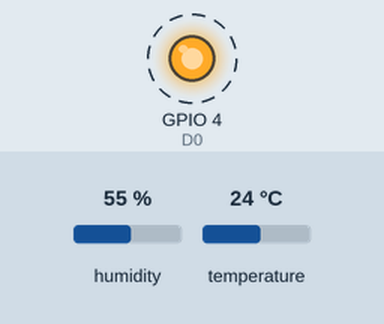
This sketch was run on a simulated ESP32. Parts: output pins drawn as LEDs (lit = HIGH). Dashed ring = blinking. The inputs (shaded band) are chosen by the test bench; at power-on: humidity 55 %, temperature 24 °C. WiFi joins after 1.5 s; servers stay silent unless stated; what the sketch prints to the serial monitor is not drawn.

Above: at 2.0 s.
Timing chart, 0 to 6.1 s (numbered marks = the images above):
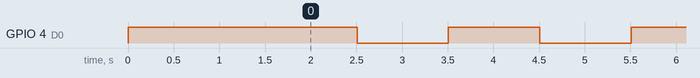

The sketch:

unidad3reto6.ino
```cpp
#include <Adafruit_Sensor.h>
#include <Adafruit_BME280.h>

#include <SPI.h>
#include <WiFi.h>
#include <WiFiUdp.h>

const char* ssid = "MAURICIO";
const char* password = "43667111";
const char* host = "192.168.0.5";
WiFiUDP udpDevice;
uint16_t localUdpPort = 70170;
uint16_t UDPPort = 5051;
#define BME_CS 5
#define ALIVE 1000
#define D0 4

Adafruit_BME280 bme(BME_CS);


void setup() {
  Serial.begin(115200);

  bool status;
  status = bme.begin();
  if (!status) {
    Serial.println("Could not find a valid BME280 sensor, check wiring!");
    while (1);
  }

  pinMode(D0, OUTPUT);     // Initialize the LED_BUILTIN pin as an output
  digitalWrite(D0, HIGH);
  WiFi.mode(WIFI_STA);
  WiFi.begin(ssid, password);

  while (WiFi.status() != WL_CONNECTED) {
    delay(500);
    Serial.print(".");
  }
  Serial.println("");
  Serial.println("WiFi connected");
  // Print the IP address
  Serial.println(WiFi.localIP());
  udpDevice.begin(localUdpPort);
}

void loop() {
  task();
  aliveTask();
}

void task() {
  static uint32_t previousMillis = 0;
  static uint32_t currentMillis;
  byte bufferTx[8] = {0}; // humedad y temperatura
  float t = 0;
  float h = 0;


  t = bme.readTemperature();
  h = bme.readHumidity();

  memcpy(bufferTx, (uint8_t *)&t, 4);
  memcpy(bufferTx + 4, (uint8_t *)&h, 4);

  currentMillis  = millis();

  if ((currentMillis - previousMillis) >= ALIVE) {
    previousMillis = currentMillis;
    udpDevice.beginPacket(host, UDPPort);
    udpDevice.write(bufferTx, 8);
    udpDevice.endPacket();
  }

}


void aliveTask() {
  static uint32_t previousMillis = 0;
  static uint32_t currentMillis;
  static uint8_t ledState = 0;
  currentMillis  = millis();
  if ((currentMillis - previousMillis) >= ALIVE) {
    previousMillis = currentMillis;
    if (ledState == 0) {
      digitalWrite(D0, HIGH);
      ledState = 1;
    }
    else {
      digitalWrite(D0, LOW);
      ledState = 0;
    }
  }
}
```

Measured:
- by itself, GPIO 4 (D0): alternates HIGH for 1.0 s and LOW for 1.0 s
